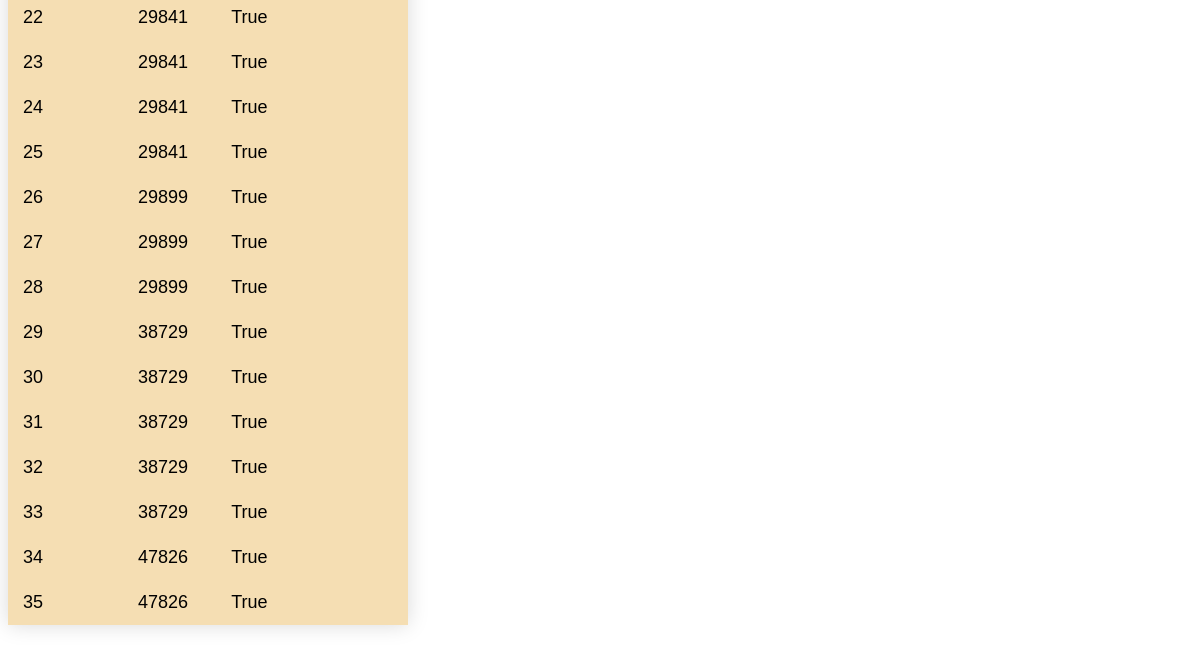
/show_books (lower part), run on an earlier commit of the app's database.
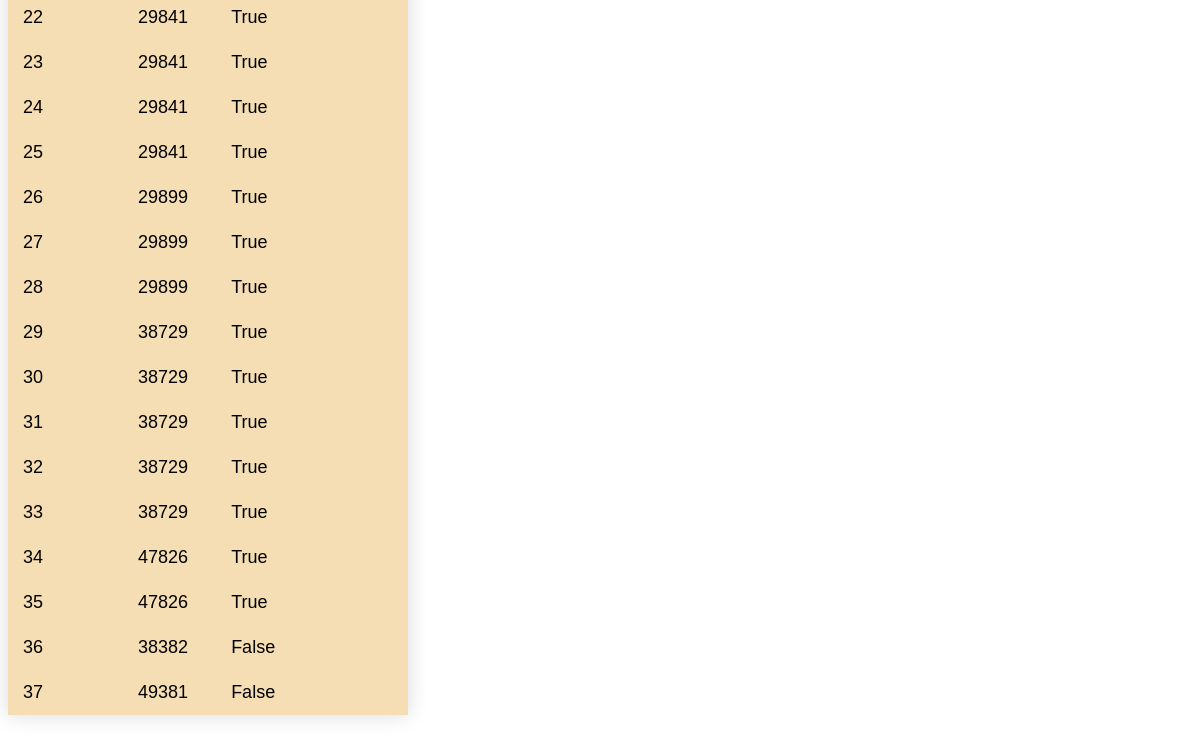
And on a later commit of the database.
### app.py (models this page shows, shortened)
class books(db.Model):
    book_id = db.Column(db.Integer, primary_key=True, nullable=False, autoincrement=True, index = True)
    isbn = db.Column(db.String(200), nullable=False)
    checked_status = db.Column(db.Boolean, nullable=False)
    @app.route('/show_books')
    def show_books():
        return render_template('show_books.html', books = books.query.all())

### app.py (the view)
    @app.route('/show_books')
    def show_books():
        return render_template('show_books.html', books = books.query.all())

### templates/show_books.html (shortened to what this page needs)
<!DOCTYPE html>
<html lang="en">
  <head>
  </head>
  <body>
    <br />
    <br />
    <table class="styled-table">
      <tbody>
        {% for book in books %}
        <tr>
          <td>{{ book.book_id }}</td>
          <td>{{ book.isbn}}</td>
          <td>{{ book.checked_status}}</td>
        </tr>
        {% endfor %}
      </tbody>
    </table>
  </body>
</html>

What changed in the data, as far as the page shows it:
added books: book_id "36", isbn "38382", checked_status "False"
added books: book_id "37", isbn "49381", checked_status "False"
